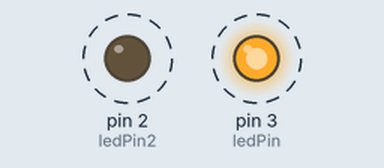
Recording of a sketch running on a simulated Arduino Uno, built with avr-gcc and run on an emulated ATmega328P. Parts: output pins drawn as LEDs (lit = HIGH). Dashed ring = blinking.

Above: at 0.2 s.
Timing chart, 0 to 3.0 s (numbered marks = the images above):
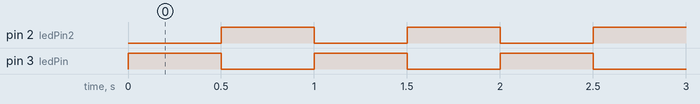

Measured:
- by itself, pin 2 (ledPin2), pin 3 (ledPin): alternates HIGH for 0.50 s and LOW for 0.50 s

The sketch:

attiny-arduino-blink.ino
```cpp
/*
 * Arduino basic blink
 */

/* Times in milliseconds */
#define DELAYTIME   500

int ledPin = 3;
int ledPin2 = 2;

void setup()
{
    pinMode(ledPin, OUTPUT);
    pinMode(ledPin2, OUTPUT);
}

void loop()
{
    digitalWrite(ledPin, HIGH);
    digitalWrite(ledPin2, LOW);
    delay(DELAYTIME);
    digitalWrite(ledPin, LOW);
    digitalWrite(ledPin2, HIGH);
    delay(DELAYTIME);
}
```
